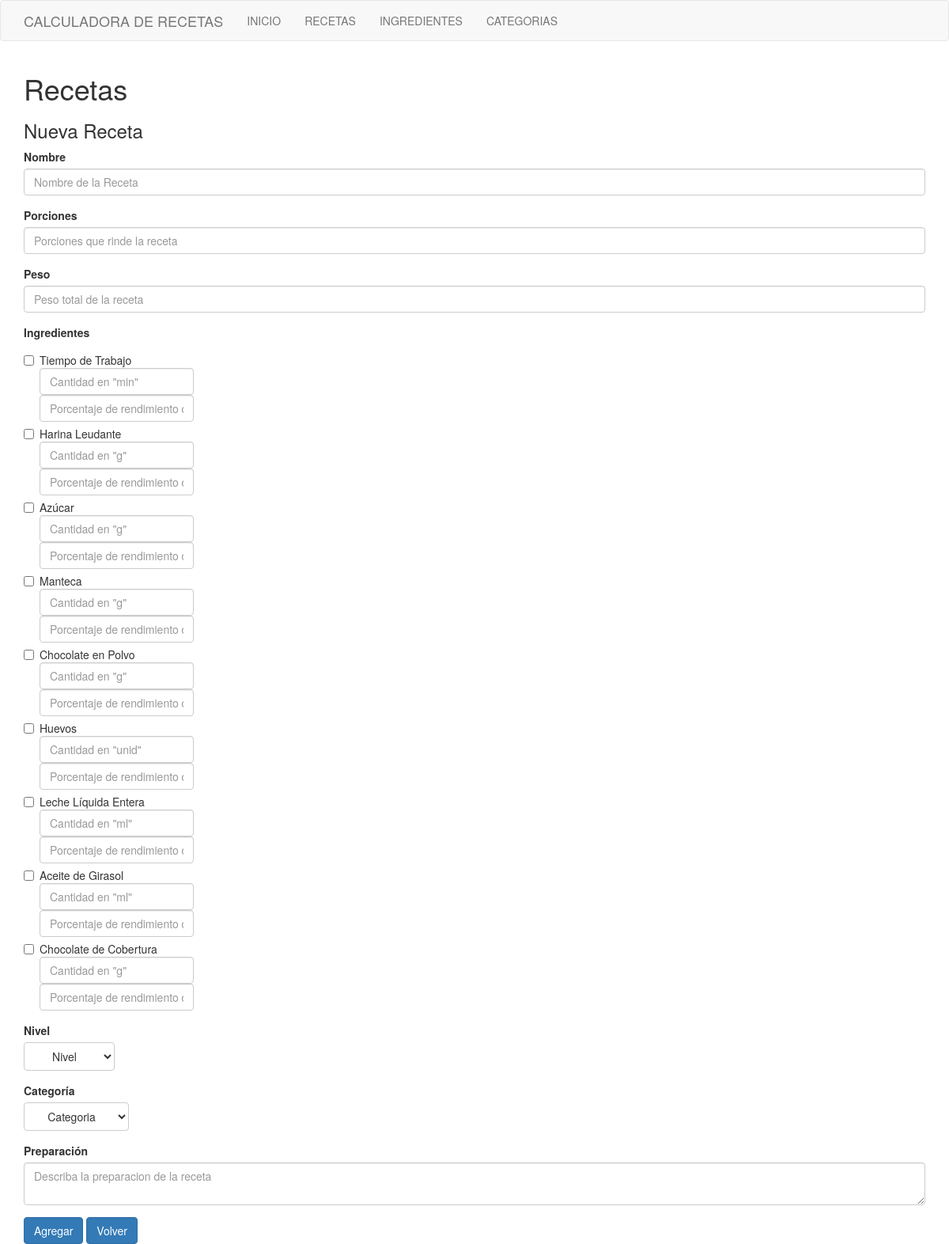
Page /alta_receta.php on the committed database.
### tables this page shows
CREATE TABLE `ingrediente` (
  `id_ingrediente` mediumint(4) UNSIGNED NOT NULL,
  `ingrediente` varchar(30) NOT NULL,
  `id_medida` tinyint(3) UNSIGNED NOT NULL,
  `costo_unidad` float(4,2) UNSIGNED NOT NULL
);

CREATE TABLE `medida` (
  `id_medida` tinyint(3) UNSIGNED NOT NULL,
  `medida` varchar(4) NOT NULL
);

### connection.php (called while the page is built, shortened)
<?php
function connect(){
	return new mysqli("localhost","root","","calculadora_recetas");
}
function get_ingredientes(){
	$con = connect();
	$sql = "select * from ingrediente";
	$query  =$con->query($sql);
	$data =  array();
	if($query){
		while($r = $query->fetch_object()){
			$data[] = $r;
		}
	}
	return $data;
}
function get_medida($id){
	$con = connect();
	$sql = "select * from medida where id_medida=".$id;
	$query  =$con->query($sql);
	$data =  null;
	if($query){
		while($r = $query->fetch_object()){
			$data = $r;
			break;
		}
	}
	return $data;
}
function get_categorias(){
	$con = connect();
	$sql = "select * from categoria";
	$query  =$con->query($sql);
	$data =  array();
	if($query){
		while($r = $query->fetch_object()){
			$data[] = $r;
		}
	}
	return $data;
}
function get_niveles(){
	$con = connect();
	$sql = "select * from nivel_receta";
	$query  =$con->query($sql);
	$data =  array();
	if($query){
		while($r = $query->fetch_object()){
			$data[] = $r;
		}
	}
	return $data;
}

### alta_receta.php (the view, shortened to what this page needs)
<!DOCTYPE html>
<html lang="es">
<head>
	<link rel="stylesheet" type="text/css" href="bootstrap/css/bootstrap.min.css">
</head>
<body>
<?php
include "navbar.php";
include "connection.php";
?>
<div class="container">
	<div class="row">
		<div class="col-md-12">
			<h1>Recetas</h1>
      <h3>Nueva Receta</h3>
      <form method="post" action="./guardar_receta.php">
        <div class="form-group">
          <label for="receta">Nombre</label>
          <input required type="text" id="receta" class="form-control" name="receta" placeholder="Nombre de la Receta">
        </div>
        <div class="form-group">
          <label for="receta">Porciones</label>
          <input required type="integer" id="porciones" class="form-control" name="porciones" placeholder="Porciones que rinde la receta">
        </div>
        <div class="form-group">
          <label for="receta">Peso</label>
          <input type="integer" id="peso" class="form-control" name="peso" placeholder="Peso total de la receta">
        </div>
        <div class="form-group">
          <label for="description">Ingredientes</label>
          <?php
            $ingredientes = get_ingredientes();
          ?>
          <?php if(count($ingredientes)>0):?>
            <?php foreach($ingredientes as $d):
              $m=get_medida($d->id_medida);?>
              <div class="checkbox">
                <label>
                  <input required type="checkbox" name="ingrediente_<?php echo $d->id_ingrediente; ?>"> <?php echo $d->ingrediente; ?>
                  <input required type="text" id="cantidad" class="form-control" name="cantidad<?php echo $d->id_ingrediente; ?>" placeholder='Cantidad en "<?php echo $m->medida;?>"'>
                  <input required type="text" id="rendimiento" class="form-control" name="rendimiento<?php echo $d->id_ingrediente; ?>" placeholder="Porcentaje de rendimiento del ingrediente para esta receta">
                </label>
              </div>
            <?php endforeach; ?>
          <?php endif; ?>
        </div>
        <div class="form-group">
          <label for="description">Nivel</label><br>
          <?php
            $nivel = get_niveles();
          ?>
          <?php if(count($nivel)>0):?>
            <select name="nivel" class="btn btn-default" >
          		<option value="">Nivel </option>
            </select>
          <?php endif; ?>
        </div>
        <div class="form-group">
          <label for="description">Categoría</label><br>
          <?php
            $categoria = get_categorias();
          ?>
          <?php if(count($categoria)>0):?>
            <select name="categoria" class="btn btn-default" >
              <option value="">Categoria </option>
            </select>
          <?php endif; ?>
        </div>
        <div class="form-group">
          <label for="Preparacion">Preparación</label>
          <textarea class="form-control" name="preparacion" id="preparacion" placeholder="Describa la preparacion de la receta"></textarea>
        </div>
        <button name="guardar" type="submit" class="btn btn-primary">Agregar</button>
        <a href="./recetas.php" class='btn btn-primary'>Volver</a>
      </form>
		</div>
	</div>
</div>
</body>
</html>

### navbar.php (shortened to what this page needs)
<nav class="navbar navbar-default">
  <div class="container">
     <div class="navbar-header">
      <a class="navbar-brand" href="./">CALCULADORA DE RECETAS</a>
    </div>
    <div class="collapse navbar-collapse" id="bs-example-navbar-collapse-1">
      <ul class="nav navbar-nav">
        <li ><a href="./">INICIO <span class="sr-only">(current)</span></a></li>
        <li ><a href="./recetas.php">RECETAS</a></li>
        <li ><a href="./ingredientes.php">INGREDIENTES</a></li>
        <li ><a href="./categorias.php">CATEGORIAS</a></li>
      </ul>
    </div>
  </div>
</nav>

### rows in the picture
ingrediente: ingrediente "Tiempo de Trabajo", id_medida.medida "Cantidad en \"min\""
ingrediente: ingrediente "Harina Leudante", id_medida.medida "Cantidad en \"g\""
ingrediente: ingrediente "Azúcar", id_medida.medida "Cantidad en \"g\""
ingrediente: ingrediente "Manteca", id_medida.medida "Cantidad en \"g\""
ingrediente: ingrediente "Chocolate en Polvo", id_medida.medida "Cantidad en \"g\""
ingrediente: ingrediente "Huevos", id_medida.medida "Cantidad en \"unid\""
ingrediente: ingrediente "Leche Líquida Entera", id_medida.medida "Cantidad en \"ml\""
ingrediente: ingrediente "Aceite de Girasol", id_medida.medida "Cantidad en \"ml\""
ingrediente: ingrediente "Chocolate de Cobertura", id_medida.medida "Cantidad en \"g\""
